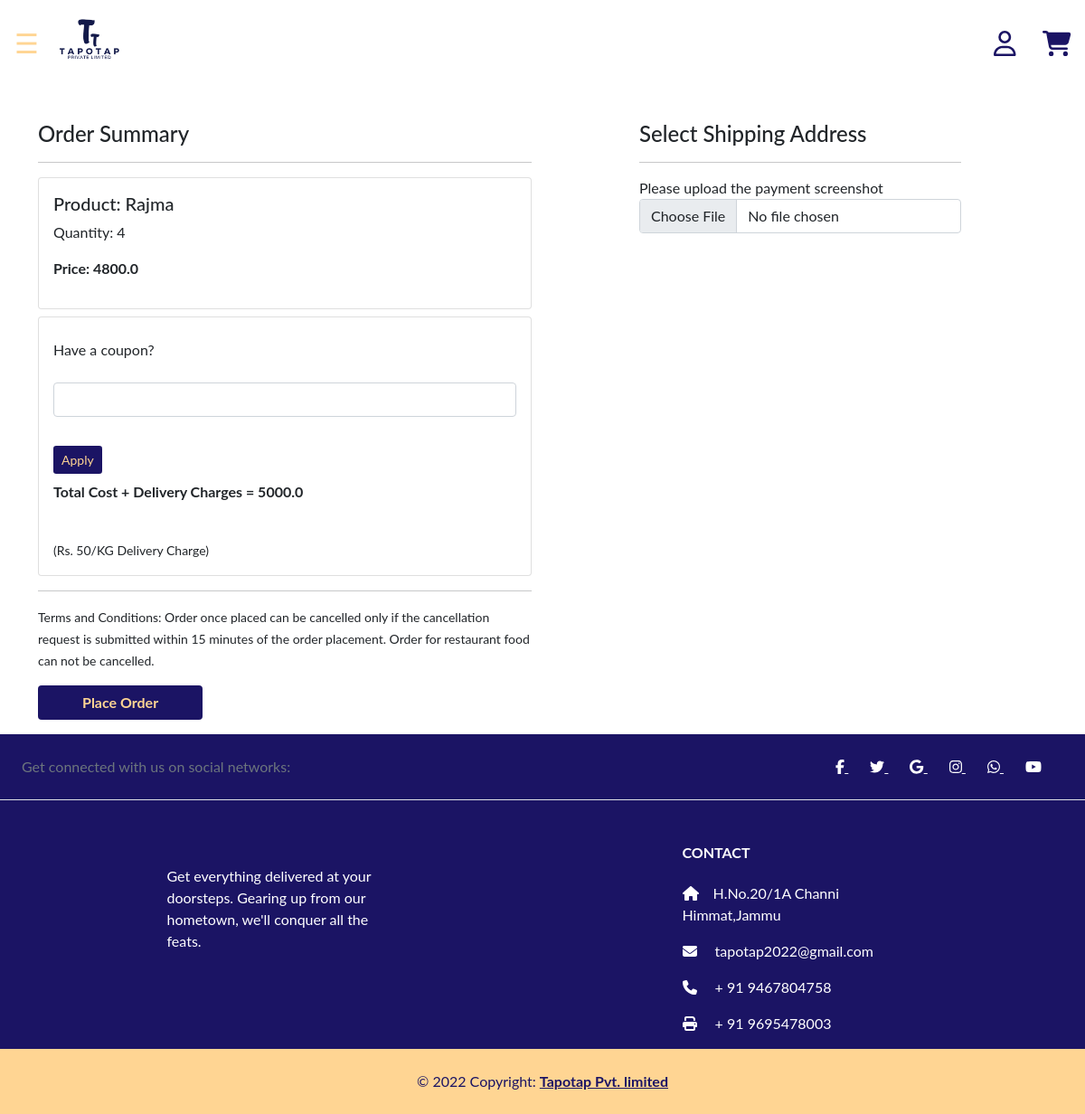
Screenshot of /checkout/ (signed in) with the database file from the repository.
### app/models.py (models this page shows, shortened)
class Cart(models.Model):
 user = models.ForeignKey(User, on_delete=models.CASCADE)
 product = models.ForeignKey(Product, on_delete=models.CASCADE)
 quantity = models.PositiveIntegerField(default=1)
 @property
 def total_cost(self):
   return self.quantity * self.product.discounted_price

class Product(models.Model):
 title = models.CharField(max_length=100)
 selling_price = models.FloatField()
 discounted_price = models.FloatField()
 description = models.TextField()
 brand = models.CharField(max_length=100)
 category = models.CharField( choices=CATEGORY_CHOICES, max_length=2)
 product_image = models.ImageField()

### app/views.py (the view, shortened to what this page needs)
# urls.py: path('checkout/', views.checkout, name='checkout'),
@login_required
def checkout(request):
	coupondiscountt = 0
	inputcoupon =  "None"
	user = request.user
	add = Customer.objects.filter(user=user)
	cart_items = Cart.objects.filter(user=request.user)
	amount = 0.0
	shipping_amount = 50.0
	totalamount=0.0
	cart_product = [p for p in Cart.objects.all() if p.user == request.user]
	if cart_product:
		for p in cart_product:
			tempamount = (p.quantity * p.product.discounted_price)
			amount  =  tempamount + (p.quantity*50)
		totalamount = amount-coupondiscountt
	return render(request, 'app/checkout.html', {'add':add, 'cart_items':cart_items, 'totalcost':totalamount, 'couponapplied': inputcoupon})

### app/templates/app/checkout.html (shortened to what this page needs)
{% extends 'app/base.html' %} {% load static %} {% block title %}Checkout{% endblock title %} {% block main-content %}
<div class="container">
    <div class="row mt-5">
        <div class="col-sm-6">
            <h4>Order Summary</h4>
            <hr> {% for item in cart_items %}
            <div class="card mb-2">
                <div class="card-body">
                    <h5>Product: {{item.product.title}}</h5>
                    <p>Quantity: {{item.quantity}}</p>
                    <p class="fw-bold">Price: {{item.total_cost}}</p>
                </div>
            </div>
            {% endfor %}
            <div class="card mb-2">
                <div class="card-body">
            <div> <p class="list-group-item d-flex justify-content-between align-items-center border-0 px-0">Have a coupon?</p><span><form method = "POST" id = "coupon-form"> <input class = "form-control" name = "coupon" id = "coupon" required> <small class = "my-2" style = "color:red;"> {% for x in messages %}{{x}}{% endfor %}</small> <br> <span><input class="btn btn-sm btn-remove my-2" type="submit" value="Apply">{% csrf_token %}</form></span></div>
            <p class="fw-bold">Total Cost + Delivery Charges = {{totalcost}}</p>
            <BR>
            <small>(Rs. 50/KG Delivery Charge)</small>
        </div>
    </div>
            <hr>
            <small>Terms and Conditions: Order once placed can be cancelled only if the cancellation request is submitted within 15 minutes of the order placement. Order for restaurant food can not be cancelled.</small>
        </div>
        <div class="col-sm-4 offset-sm-1">
            <h4>Select Shipping Address</h4>
            <hr>
            <form action="/paymentdone" id="myform" enctype="multipart/form-data">
                    <label for = "form-control"> Please upload the payment screenshot </label>
                    <input name = "form-control" class = "form-control" type = "file"/>
                </div>
                 <div class="container">
                    <button type="submit" class="btn btn-place-order-two mt-3 px-5 fw-bold">Place Order</button>
                  </div>
        </div>
    </div>
</div>
{% endblock main-content %}

### app/templates/app/base.html (style rules this page uses)
body { font-family: "Lato", sans-serif; transition: background-color .1s; }
.btn-remove { background-color: #1B1464; color: #FFD593; }
.btn-place-order-two { background-color: #1B1464; color: #FFD593; }

### rows the page displays
Cart: product "Rajma", quantity "4", total_cost "4800.0"

### other values shown
{{ totalcost }} "5000.0"
